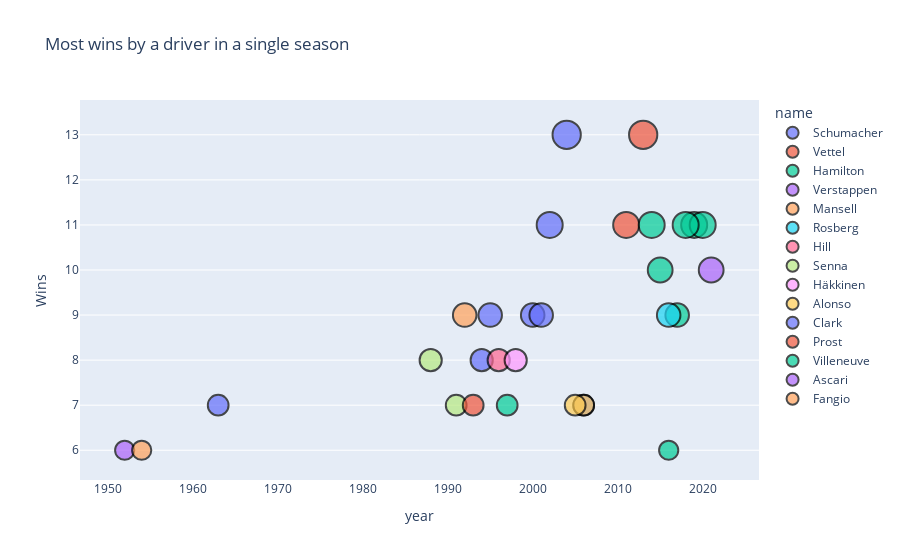

Notebook source saved alongside this figure:
### Code cell
fig = px.scatter(positions.head(30), x="year", y="Wins", color="name",
                 title="Most wins by a driver in a single season",size = 'Wins')
fig.update_traces(textfont_size=20,
                  marker=dict(line=dict(color='#000000', width=2)))
fig.update_xaxes(showgrid=False)
fig.show()

### Figure 1 — Plotly figure (JSON) as saved in the notebook; plotly's stock layout.template omitted (floating-point values rounded to 4 significant figures)
{"data": [{"hovertemplate": "name=Schumacher<br>year=%{x}<br>Wins=%{marker.size}<extra></extra>", "legendgroup": "Schumacher", "marker": {"color": "#636efa", "line": {"color": "#000000", "width": 2}, "size": [13, 11, 9, 9, 9, 8, 7], "sizemode": "area", "sizeref": 0.0325, "symbol": "circle"}, "mode": "markers", "name": "Schumacher", "orientation": "v", "showlegend": true, "textfont": {"size": 20}, "type": "scatter", "x": [2004, 2002, 1995, 2000, 2001, 1994, 2006], "xaxis": "x", "y": [13, 11, 9, 9, 9, 8, 7], "yaxis": "y"}, {"hovertemplate": "name=Vettel<br>year=%{x}<br>Wins=%{marker.size}<extra></extra>", "legendgroup": "Vettel", "marker": {"color": "#EF553B", "line": {"color": "#000000", "width": 2}, "size": [13, 11], "sizemode": "area", "sizeref": 0.0325, "symbol": "circle"}, "mode": "markers", "name": "Vettel", "orientation": "v", "showlegend": true, "textfont": {"size": 20}, "type": "scatter", "x": [2013, 2011], "xaxis": "x", "y": [13, 11], "yaxis": "y"}, {"hovertemplate": "name=Hamilton<br>year=%{x}<br>Wins=%{marker.size}<extra></extra>", "legendgroup": "Hamilton", "marker": {"color": "#00cc96", "line": {"color": "#000000", "width": 2}, "size": [11, 11, 11, 11, 10, 9, 6], "sizemode": "area", "sizeref": 0.0325, "symbol": "circle"}, "mode": "markers", "name": "Hamilton", "orientation": "v", "showlegend": true, "textfont": {"size": 20}, "type": "scatter", "x": [2019, 2020, 2018, 2014, 2015, 2017, 2016], "xaxis": "x", "y": [11, 11, 11, 11, 10, 9, 6], "yaxis": "y"}, {"hovertemplate": "name=Verstappen<br>year=%{x}<br>Wins=%{marker.size}<extra></extra>", "legendgroup": "Verstappen", "marker": {"color": "#ab63fa", "line": {"color": "#000000", "width": 2}, "size": [10], "sizemode": "area", "sizeref": 0.0325, "symbol": "circle"}, "mode": "markers", "name": "Verstappen", "orientation": "v", "showlegend": true, "textfont": {"size": 20}, "type": "scatter", "x": [2021], "xaxis": "x", "y": [10], "yaxis": "y"}, {"hovertemplate": "name=Mansell<br>year=%{x}<br>Wins=%{marker.size}<extra></extra>", "legendgroup": "Mansell", "marker": {"color": "#FFA15A", "line": {"color": "#000000", "width": 2}, "size": [9], "sizemode": "area", "sizeref": 0.0325, "symbol": "circle"}, "mode": "markers", "name": "Mansell", "orientation": "v", "showlegend": true, "textfont": {"size": 20}, "type": "scatter", "x": [1992], "xaxis": "x", "y": [9], "yaxis": "y"}, {"hovertemplate": "name=Rosberg<br>year=%{x}<br>Wins=%{marker.size}<extra></extra>", "legendgroup": "Rosberg", "marker": {"color": "#19d3f3", "line": {"color": "#000000", "width": 2}, "size": [9], "sizemode": "area", "sizeref": 0.0325, "symbol": "circle"}, "mode": "markers", "name": "Rosberg", "orientation": "v", "showlegend": true, "textfont": {"size": 20}, "type": "scatter", "x": [2016], "xaxis": "x", "y": [9], "yaxis": "y"}, {"hovertemplate": "name=Hill<br>year=%{x}<br>Wins=%{marker.size}<extra></extra>", "legendgroup": "Hill", "marker": {"color": "#FF6692", "line": {"color": "#000000", "width": 2}, "size": [8], "sizemode": "area", "sizeref": 0.0325, "symbol": "circle"}, "mode": "markers", "name": "Hill", "orientation": "v", "showlegend": true, "textfont": {"size": 20}, "type": "scatter", "x": [1996], "xaxis": "x", "y": [8], "yaxis": "y"}, {"hovertemplate": "name=Senna<br>year=%{x}<br>Wins=%{marker.size}<extra></extra>", "legendgroup": "Senna", "marker": {"color": "#B6E880", "line": {"color": "#000000", "width": 2}, "size": [8, 7], "sizemode": "area", "sizeref": 0.0325, "symbol": "circle"}, "mode": "markers", "name": "Senna", "orientation": "v", "showlegend": true, "textfont": {"size": 20}, "type": "scatter", "x": [1988, 1991], "xaxis": "x", "y": [8, 7], "yaxis": "y"}, {"hovertemplate": "name=Häkkinen<br>year=%{x}<br>Wins=%{marker.size}<extra></extra>", "legendgroup": "Häkkinen", "marker": {"color": "#FF97FF", "line": {"color": "#000000", "width": 2}, "size": [8], "sizemode": "area", "sizeref": 0.0325, "symbol": "circle"}, "mode": "markers", "name": "Häkkinen", "orientation": "v", "showlegend": true, "textfont": {"size": 20}, "type": "scatter", "x": [1998], "xaxis": "x", "y": [8], "yaxis": "y"}, {"hovertemplate": "name=Alonso<br>year=%{x}<br>Wins=%{marker.size}<extra></extra>", "legendgroup": "Alonso", "marker": {"color": "#FECB52", "line": {"color": "#000000", "width": 2}, "size": [7, 7], "sizemode": "area", "sizeref": 0.0325, "symbol": "circle"}, "mode": "markers", "name": "Alonso", "orientation": "v", "showlegend": true, "textfont": {"size": 20}, "type": "scatter", "x": [2006, 2005], "xaxis": "x", "y": [7, 7], "yaxis": "y"}, {"hovertemplate": "name=Clark<br>year=%{x}<br>Wins=%{marker.size}<extra></extra>", "legendgroup": "Clark", "marker": {"color": "#636efa", "line": {"color": "#000000", "width": 2}, "size": [7], "sizemode": "area", "sizeref": 0.0325, "symbol": "circle"}, "mode": "markers", "name": "Clark", "orientation": "v", "showlegend": true, "textfont": {"size": 20}, "type": "scatter", "x": [1963], "xaxis": "x", "y": [7], "yaxis": "y"}, {"hovertemplate": "name=Prost<br>year=%{x}<br>Wins=%{marker.size}<extra></extra>", "legendgroup": "Prost", "marker": {"color": "#EF553B", "line": {"color": "#000000", "width": 2}, "size": [7], "sizemode": "area", "sizeref": 0.0325, "symbol": "circle"}, "mode": "markers", "name": "Prost", "orientation": "v", "showlegend": true, "textfont": {"size": 20}, "type": "scatter", "x": [1993], "xaxis": "x", "y": [7], "yaxis": "y"}, {"hovertemplate": "name=Villeneuve<br>year=%{x}<br>Wins=%{marker.size}<extra></extra>", "legendgroup": "Villeneuve", "marker": {"color": "#00cc96", "line": {"color": "#000000", "width": 2}, "size": [7], "sizemode": "area", "sizeref": 0.0325, "symbol": "circle"}, "mode": "markers", "name": "Villeneuve", "orientation": "v", "showlegend": true, "textfont": {"size": 20}, "type": "scatter", "x": [1997], "xaxis": "x", "y": [7], "yaxis": "y"}, {"hovertemplate": "name=Ascari<br>year=%{x}<br>Wins=%{marker.size}<extra></extra>", "legendgroup": "Ascari", "marker": {"color": "#ab63fa", "line": {"color": "#000000", "width": 2}, "size": [6], "sizemode": "area", "sizeref": 0.0325, "symbol": "circle"}, "mode": "markers", "name": "Ascari", "orientation": "v", "showlegend": true, "textfont": {"size": 20}, "type": "scatter", "x": [1952], "xaxis": "x", "y": [6], "yaxis": "y"}, {"hovertemplate": "name=Fangio<br>year=%{x}<br>Wins=%{marker.size}<extra></extra>", "legendgroup": "Fangio", "marker": {"color": "#FFA15A", "line": {"color": "#000000", "width": 2}, "size": [6], "sizemode": "area", "sizeref": 0.0325, "symbol": "circle"}, "mode": "markers", "name": "Fangio", "orientation": "v", "showlegend": true, "textfont": {"size": 20}, "type": "scatter", "x": [1954], "xaxis": "x", "y": [6], "yaxis": "y"}], "layout": {"autosize": true, "legend": {"itemsizing": "constant", "title": {"text": "name"}, "tracegroupgap": 0}, "title": {"text": "Most wins by a driver in a single season"}, "xaxis": {"anchor": "y", "autorange": true, "domain": [0, 1], "range": [1947.0, 2026.0], "showgrid": false, "title": {"text": "year"}, "type": "linear"}, "yaxis": {"anchor": "x", "autorange": true, "domain": [0, 1], "range": [4.98, 14.28], "title": {"text": "Wins"}, "type": "linear"}}}
